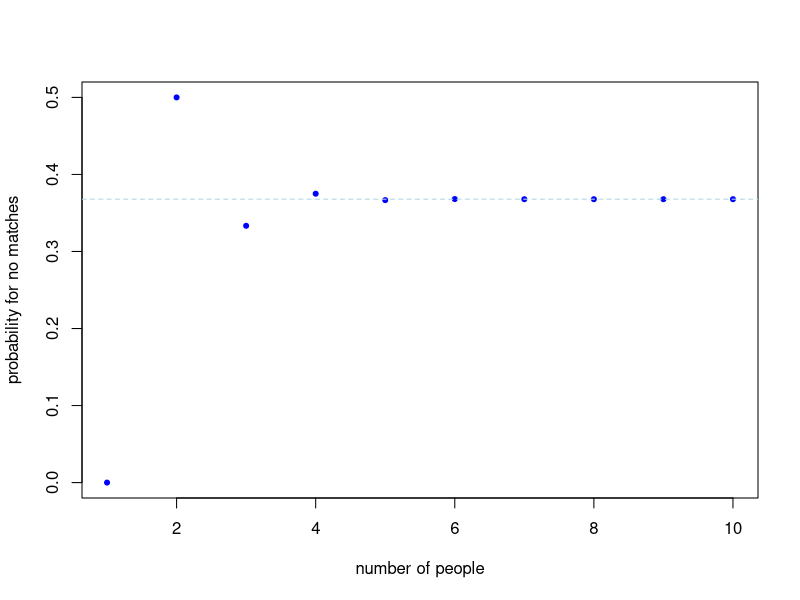
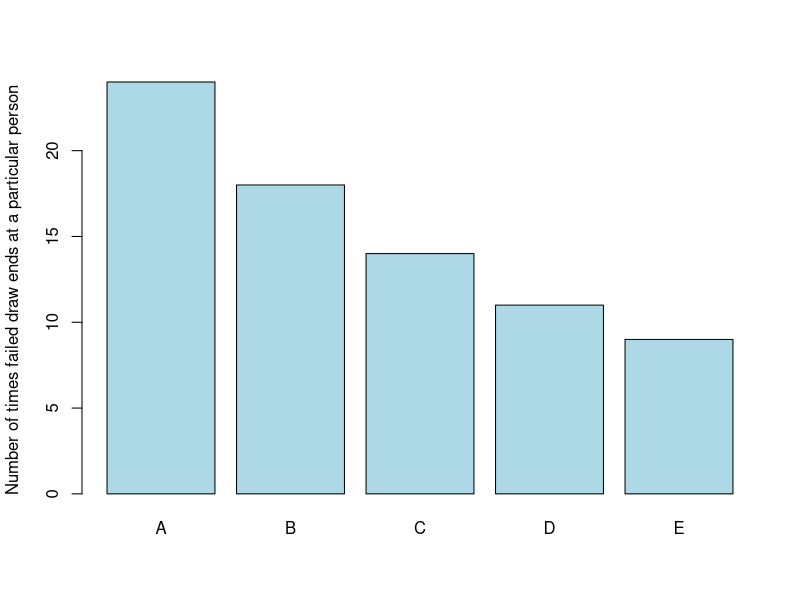

Write R code to recreate these figures, in order.
## ---- chunk 1
knitr::opts_knit$set(base.dir = "/home/swolf/website/", base.url = "/")
knitr::opts_chunk$set(fig.path = "figure/2020-12-04-secretSanta/")
## ---- chunk 2
people = LETTERS[1:5]

perm = function(v){
    ## Let's generate all permutations recursively
    n = length(v)
    if (n==1){
        X = v
    }else{
        X = NULL
        for(i in 1:n){
            firstElement = v[i]
            remainingElements = v[-i]
            thesePerms = cbind(firstElement,perm(remainingElements))
            X = rbind(X,thesePerms)
        }
    }
    return(X)
}

allPerms = perm(people)
## ---- chunk 3
isNoMatch = apply(allPerms,MARGIN = 1, FUN = function(x) !any(x==people))
prob = sum(isNoMatch)/length(isNoMatch)
## ---- chunk 4
secretSantaMatch = function(N){
    if(N==1){
        ## If you are the only one in the secret santa, you always get your own name
        noMatchProb = 0
    }else{
        ppl = LETTERS[1:N]
        allPossibilities = perm(ppl)
        isNotMatch = apply(allPossibilities,MARGIN = 1, FUN = function(x) !any(x==ppl))
        noMatchProb = sum(isNotMatch)/length(isNotMatch)
    }
    return(noMatchProb)
}
n = c(1:10)
ssm = sapply(n,FUN=secretSantaMatch)
plot(n,ssm,xlab='number of people',ylab='probability for no matches',pch=20,col='blue')
abline(h=exp(-1),lty=2,col='lightblue')
## ---- chunk 5
## Only failed permutations
failPerms = allPerms[!isNoMatch, ]
## Figure out who drew his/her own name
drawFails = t(apply(failPerms, MARGIN = 1, FUN = function(x) x==people))
colnames(drawFails) = people
## Separate into single draw failures (only one name matched) and multi draw failures
singleFails = drawFails[rowSums(drawFails)==1, ]
multiFails = drawFails[rowSums(drawFails)>1, ]
## When a person draws their own name, they annonce it and quit, so subsequent drawings 
## don't matter/never happen
for(c in 1:ncol(multiFails)){
    multiFails[multiFails[ ,c], -c] = FALSE
}
drawFails = rbind(singleFails,multiFails)
## ---- chunk 6
colSums(drawFails)
barplot(colSums(drawFails), ylab = "Number of times failed draw ends at a particular person",
        col = 'lightblue')
